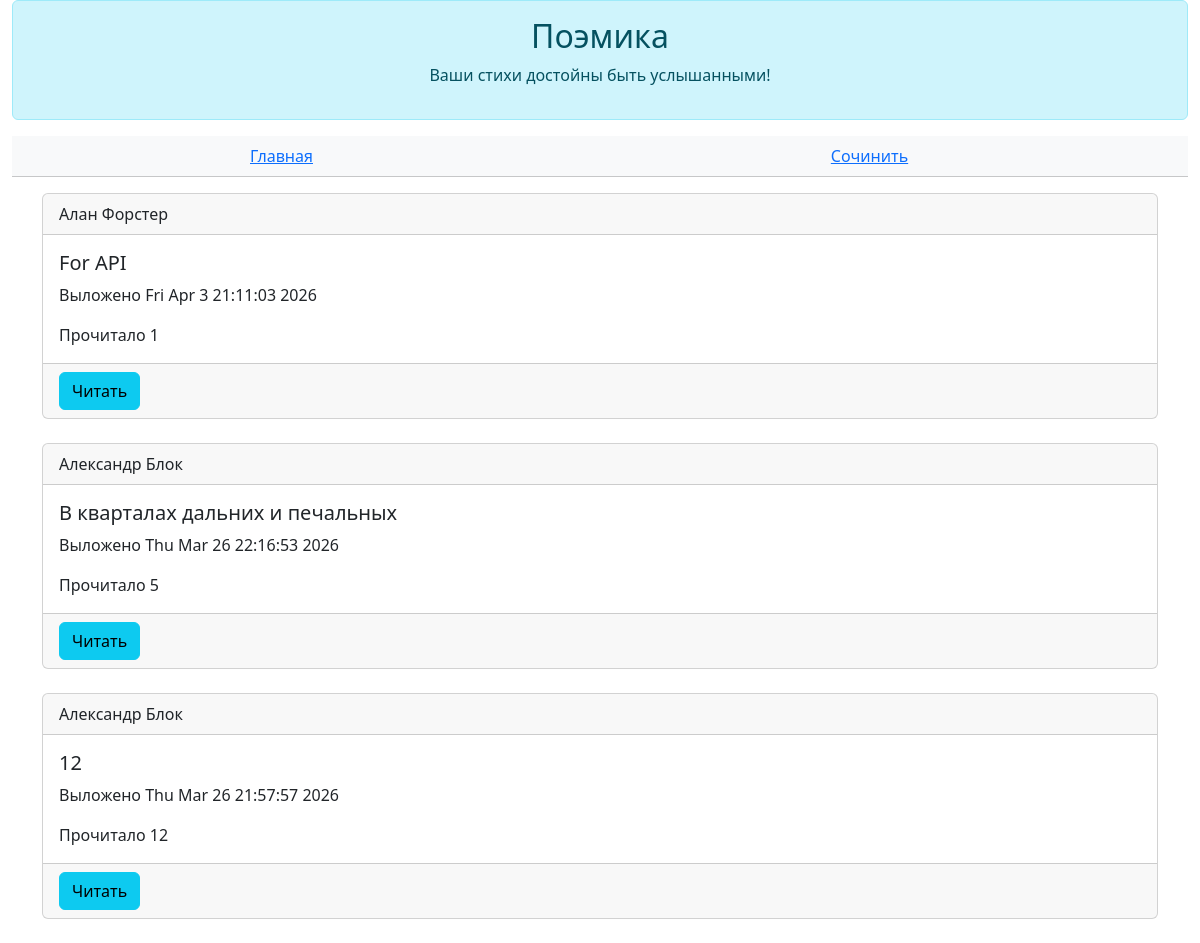
The app's page /poems, older data.
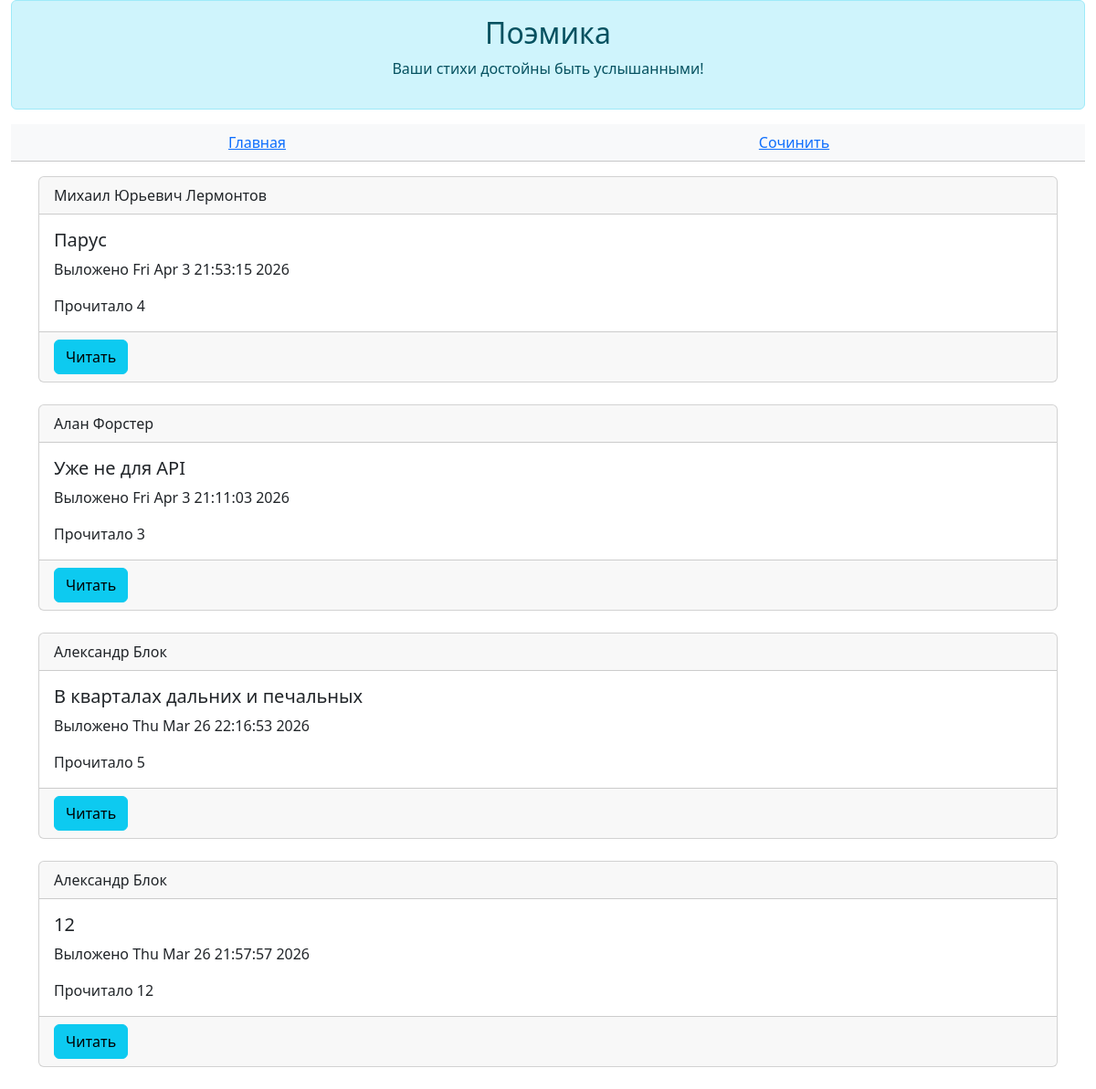
The same page, newer data.
### data/all_models.py (models this page shows)
class Poem(SqlAlchemyBase, SerializerMixin):
    __tablename__ = "poems"
    id = sqlalchemy.Column(sqlalchemy.Integer, primary_key=True, autoincrement=True)
    author_id = sqlalchemy.Column(sqlalchemy.Integer, sqlalchemy.ForeignKey(User.id))
    author = orm.relationship("User")
    title = sqlalchemy.Column(sqlalchemy.String(25))
    body = sqlalchemy.Column(sqlalchemy.Text)
    read_count = sqlalchemy.Column(sqlalchemy.Integer, default=0)
    is_private = sqlalchemy.Column(sqlalchemy.Boolean, default=True)
    created = sqlalchemy.Column(sqlalchemy.DateTime, default=datetime.datetime.now())

class User(SqlAlchemyBase, UserMixin, SerializerMixin):
    __tablename__ = "users"
    id = sqlalchemy.Column(sqlalchemy.Integer, primary_key=True, autoincrement=True)
    login = sqlalchemy.Column(sqlalchemy.String)
    name = sqlalchemy.Column(sqlalchemy.String, default="Неизвестный")
    email = sqlalchemy.Column(sqlalchemy.String, unique=True)
    description = sqlalchemy.Column(sqlalchemy.Text, default="Я поэт, тем и интересен")
    hashed_password = sqlalchemy.Column(sqlalchemy.String)
    poems = orm.relationship("Poem", back_populates="author")

### main.py (the view)
@poem_actions.route("/poems")
def poems():
    poems = db.query(Poem).all()
    return flask.render_template("poems.html", poems=poems[::-1], user=current_user)

### templates/poems.html (shortened to what this page needs)
{% extends 'base.html' %}
{% block _header %}
    <table class="table table-light text-center">
        <tbody>
            <tr>
                <td>
                    <a href="/">Главная</a>
                </td>
                <td>
                    <a href="/poem/create">Сочинить</a>
                </td>
            </tr>
        </tbody>
    </table>
{% endblock %}
{% block _body %}
    {% for poem in poems %}
        {% if not poem.is_private%}
            <div class="card">
                <div class="card-header">
                    {{poem.author.login}}
                </div>
                <div class="card-body">
                    <h5 class="card-title">{{poem.title}}</h5>
                    <p class="card-text">Выложено {{poem.created.ctime()}}</p>
                    <p class="card-text">Прочитало {{poem.read_count}}</p>
                </div>
                <div class="card-footer">
                    <button class="btn btn-info" onclick="location.href='/poem/read/{{poem.id}}'">Читать</button>
                </div>
            </div>
            <br/>
        {% endif %}
    {% endfor %}
{% endblock %}

Row changes from the older to the newer data that the page shows:
added Poem: author.login "Михаил Юрьевич Лермонтов", title "Парус", created.ctime "Fri Apr 3 21:53:15 2026", read_count "4"
changed Poem "Алан Форстер": title "For API" → "Уже не для API"; read_count "1" → "3"
